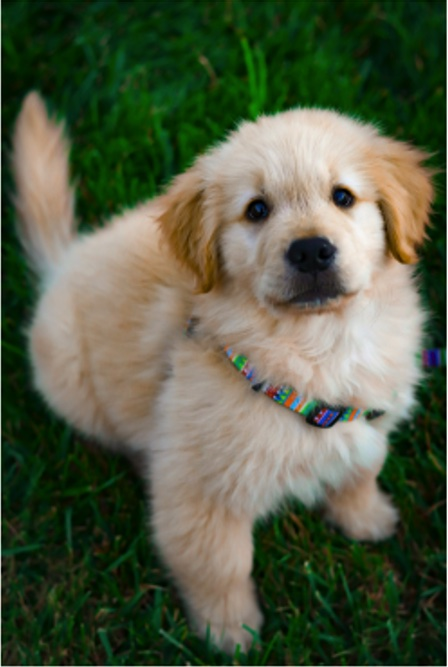
#> input picture AI 모델 학습을 위한 데이터 정제 및 피처엔지니어링/OpenCV_Excersize ver4(새싹)/Ch.03/dog.jpg, 448 x 667 px, found by its file name
$ python 3-2.py
#> lines starting #> are read from the running program, lines starting #| are printed output that depends on the picture; after the words box and inside, x2 and y2 are one past the last pixel; in counts of white or black regions, pixels touching at a corner belong together
import cv2 as cv

# 이미지 불러오기 (처음부터 흑백 그레이스케일 모드로 읽기)
img = cv.imread('Ch.03/dog.jpg', cv.IMREAD_GRAYSCALE)
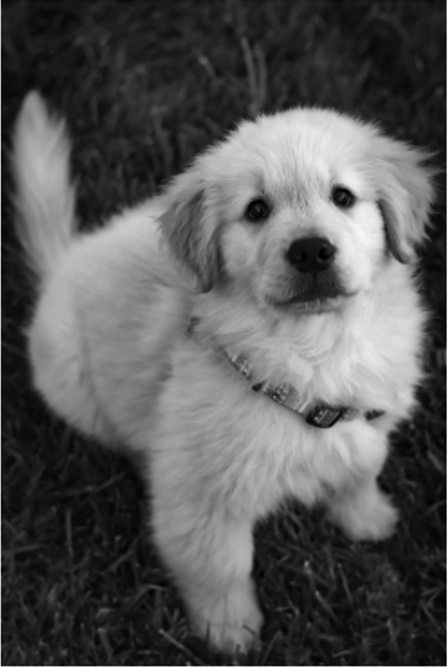
#> img: shape (667, 448); min 0, max 255, mean 87

# 오추 이진화(Otsu Thresholding) 적용
# 픽셀 밝기 분포를 분석해 가장 이상적인 흑/백 분리 임계값(Threshold)을 자동으로 찾아줍니다.
ret, binary_img = cv.threshold(img, 0, 255, cv.THRESH_BINARY + cv.THRESH_OTSU)
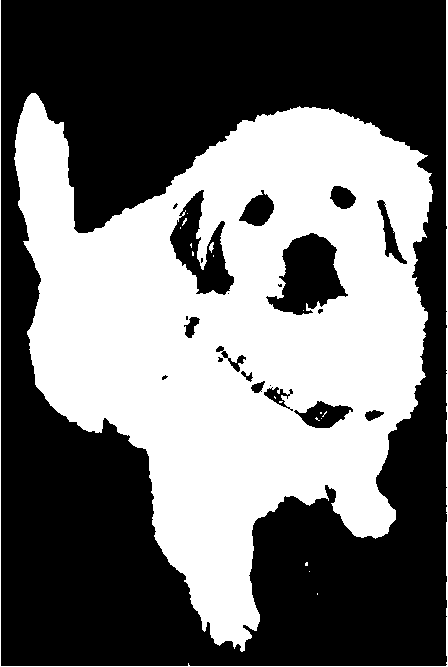
#> binary_img: shape (667, 448); 43.9% white; 19 white regions (16 under 20 px), largest, box (x1, y1, x2, y2) and area: (14, 93, 433, 652) 128555, (0, 0, 448, 667) 2388, (209, 242, 214, 253) 33
#> ret = 94

print("자동 계산된 임계값:", ret)
#| 자동 계산된 임계값: 94.0

# 결과 출력
cv.imshow('Original', img)
cv.imshow('Otsu Thresholding', binary_img)

cv.waitKey(0)
cv.destroyAllWindows()

$ run again, with AI 모델 학습을 위한 데이터 정제 및 피처엔지니어링/OpenCV_Excersize ver4(새싹)/Ch.03/girl.jpg copied over AI 모델 학습을 위한 데이터 정제 및 피처엔지니어링/OpenCV_Excersize ver4(새싹)/Ch.03/dog.jpg
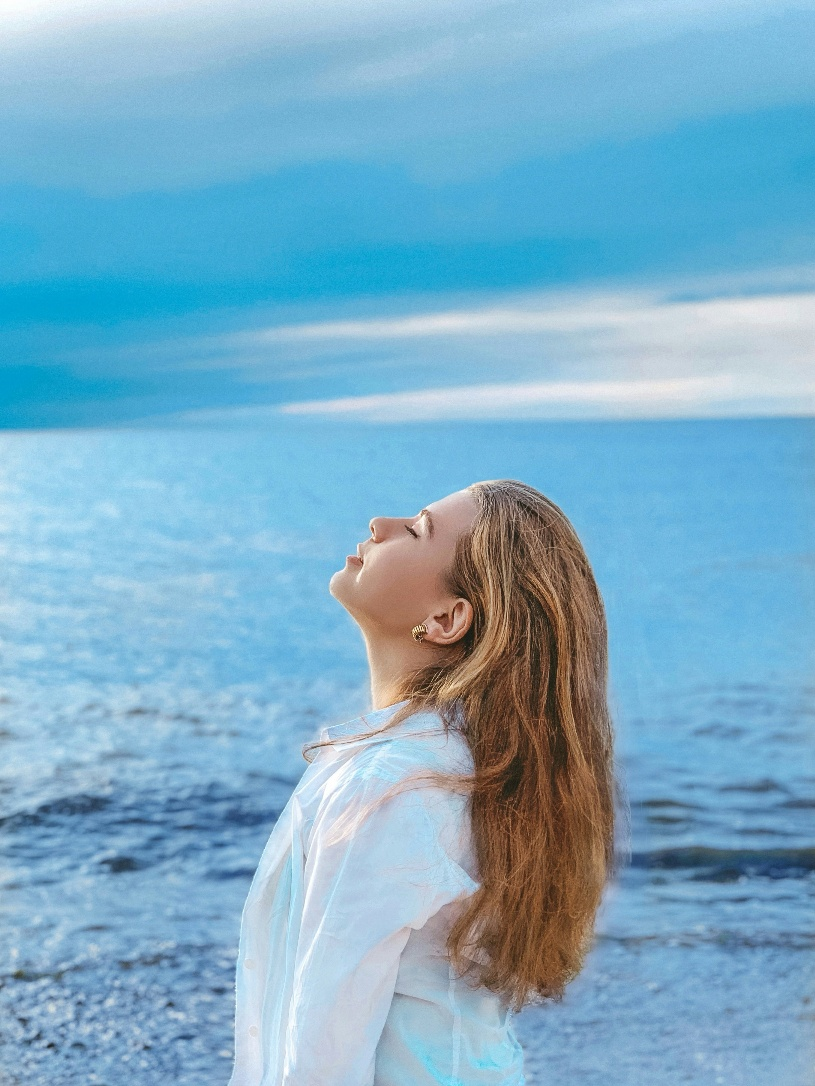
#> input picture AI 모델 학습을 위한 데이터 정제 및 피처엔지니어링/OpenCV_Excersize ver4(새싹)/Ch.03/girl.jpg, 815 x 1086 px, found by its file name
#> `img = cv.imread('Ch.03/dog.jpg', cv.IMREAD_GRAYSCALE)`:
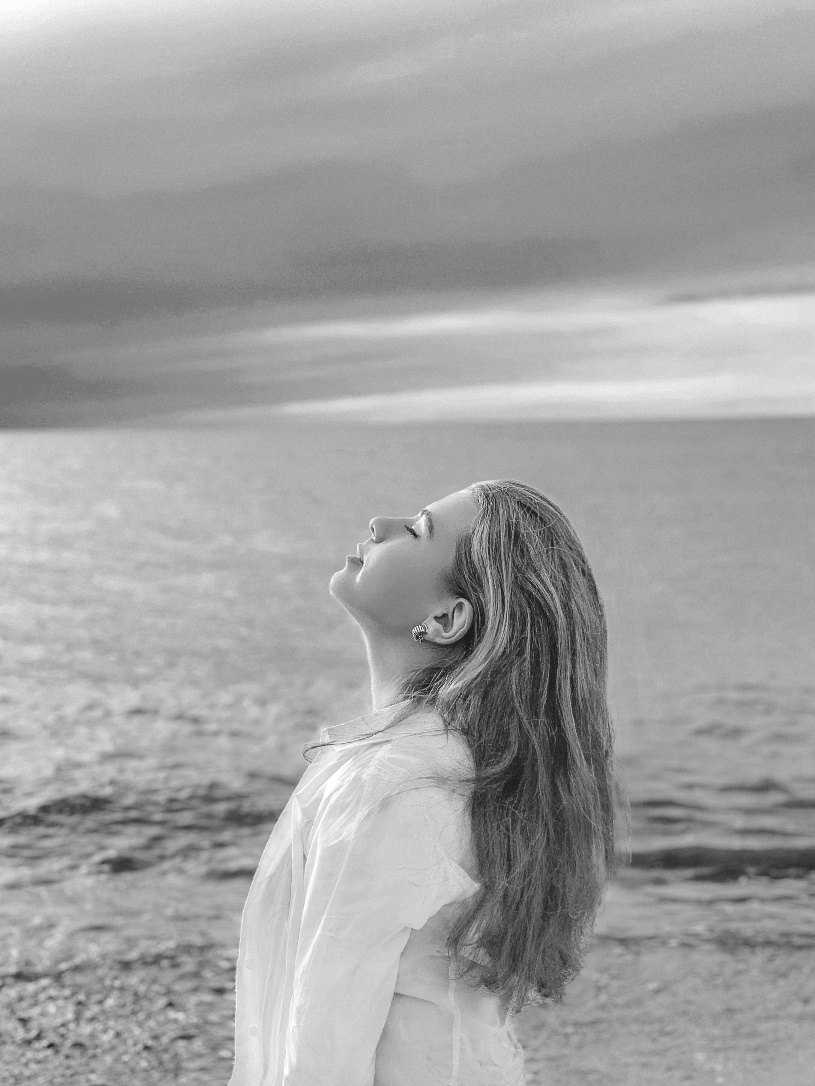
#> img: shape (1086, 815); min 20, max 255, mean 161.8
#> `ret, binary_img = cv.threshold(img, 0, 255, cv.THRESH_BINARY + cv.THRE..`:
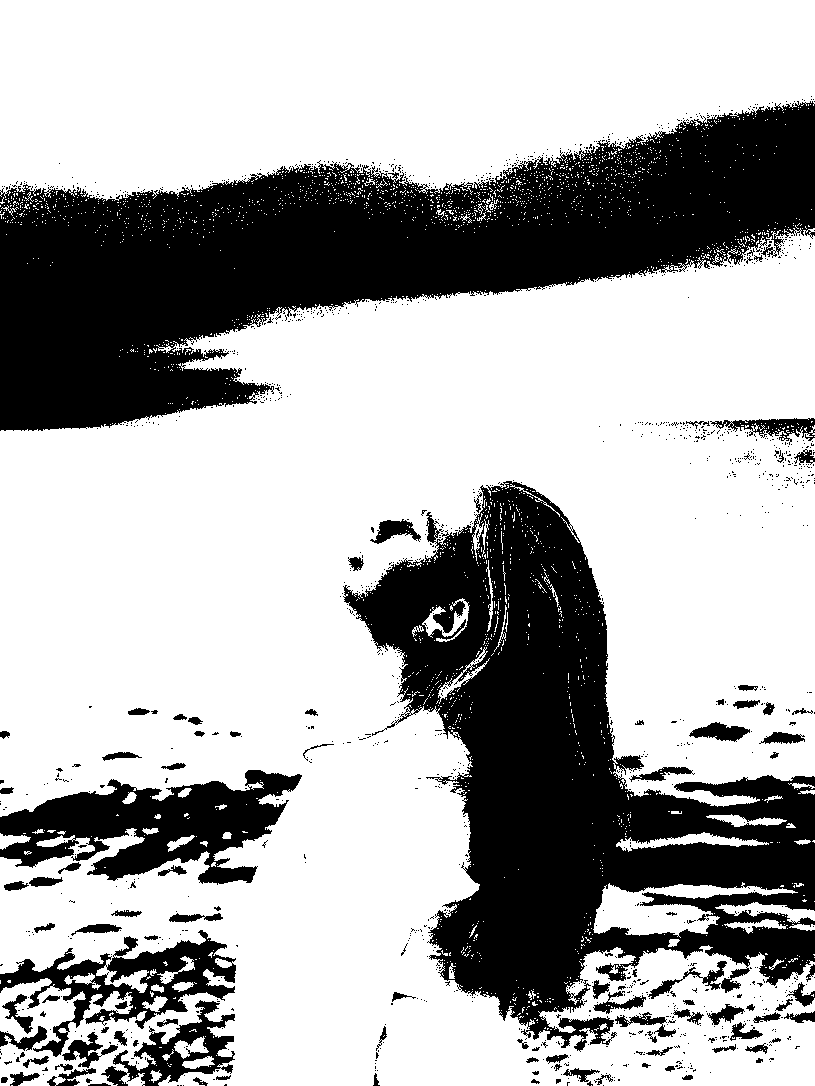
#> binary_img: shape (1086, 815); 68% white; 1304 black regions (1203 under 20 px), largest, box (x1, y1, x2, y2) and area: (0, 101, 815, 431) 125633, (343, 481, 815, 1052) 111298, (0, 770, 302, 885) 17792
#> ret = 151
#| 자동 계산된 임계값: 151.0
